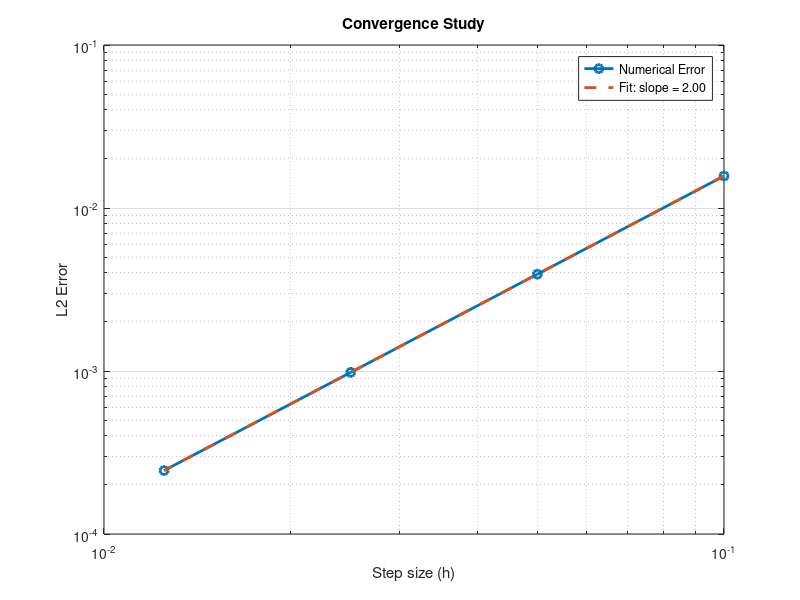

The MATLAB script that drew this image:
h_values = 0.1 ./ (2.^(0:3));  
errors = zeros(size(h_values));

Tf = 0.5;
k_factor = 1;

for idx = 1:length(h_values)
    h = h_values(idx);
    k = 0.01* k_factor * h^2
    
    %/2/(k_const/C);
    x = (0:h:1)';
    N = length(x);
    u0 = @(x) cos(2*pi*x);
    u = u0(x);
    f = @(x, t) -cos(2*pi*x)*exp(-t);

    a = -2 / h^2;
    b = 1 / h^2;
    main_diag = a * ones(N, 1);
    off_diag = 1 / h^2 * ones(N-1, 1);
    L = diag(main_diag) + diag(off_diag, 1) + diag(off_diag, -1);

    alpha = 0
    beta = 1

    L(1,1) = -2/h/h - 2 *alpha/beta/h
    L(1,2) = 2/h/h
    L(end,end-1) = 2/h/h
    L(end,end) = -2/h/h - 2 *alpha/beta/h


    k_const = 1 / (2 * pi^2);
    t = 0;
    C = 1; 
    numsteps = ceil(Tf / k);
    for n = 1:numsteps
        f_values = f(x, t);
        u_new = u + k * (k_const/C * L * u - f_values);
        u = u_new;
        t = t + k;
    end

    u_exact = cos(2*pi*x) * exp(-Tf);

    errors(idx) = max(abs(u - u_exact));
end

log_h = log(h_values);
log_errors = log(errors);
p = polyfit(log_h, log_errors, 1); 
log_errors_fit = polyval(p, log_h);
errors_fit = exp(log_errors_fit);


figure;
loglog(h_values, errors, '-o', 'LineWidth', 2);  
hold on;
loglog(h_values, errors_fit, '--', 'LineWidth', 2);  
xlabel('Step size (h)');
ylabel('L2 Error');
title('Convergence Study');
legend('Location', 'best');
legend('Numerical Error', sprintf('Fit: slope = %.2f', p(1)), 'Location', 'best');
grid on;

